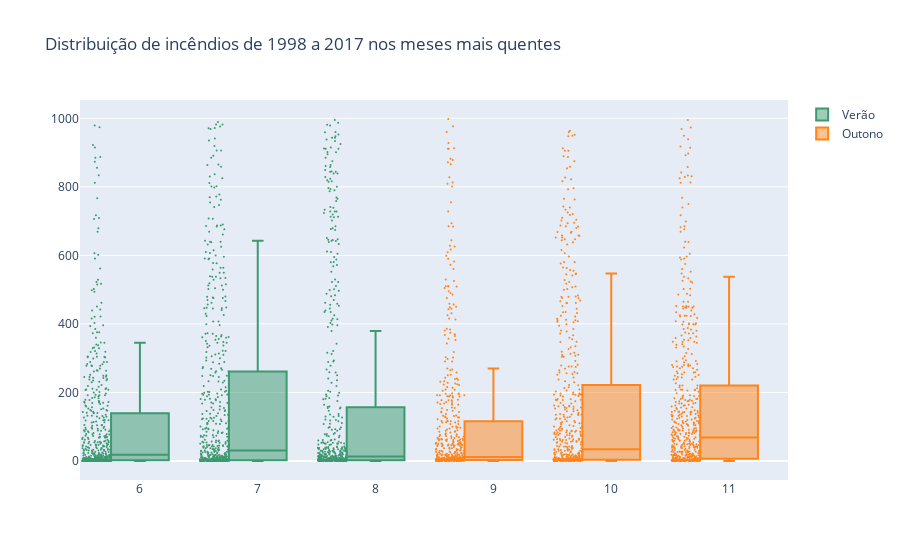

The notebook cell saved with this chart:
### Code cell
#according to different sources, months from June - November are the hottes in Brazil

#isolating the hottest months by season
month_array_summer=['6','7','8']
month_array_fall=['9','10','11']
#leaving data only for hottest months
box_plot_df_summer=forest.loc[forest['month'].isin(month_array_summer)]
box_plot_df_fall=forest.loc[forest['month'].isin(month_array_fall)]
#visualizing reports
box_plot=go.Figure()

box_plot.add_trace(go.Box(y=box_plot_df_summer.number, x=box_plot_df_summer.month,
                          name='Verão', marker_color='#3D9970',
                          boxpoints='all', jitter=0.5, whiskerwidth=0.2,
                          marker_size=2,line_width=2))
box_plot.add_trace(go.Box(y=box_plot_df_fall.number, x=box_plot_df_fall.month,
                         name='Outono', marker_color='#FF851B',
                         boxpoints='all', jitter=0.5, whiskerwidth=0.2,
                          marker_size=2,line_width=2))

box_plot.update_layout(
        title_text = 'Distribuição de incêndios de 1998 a 2017 nos meses mais quentes')
box_plot.show()

### Figure 1 — Plotly figure (JSON) as saved in the notebook; plotly's stock layout.template omitted (floating-point values rounded to 4 significant figures; data arrays with more than 128 entries replaced by an {"elided": "..."} marker saying what was removed)
{"data": [{"boxpoints": "all", "jitter": 0.5, "line": {"width": 2}, "marker": {"color": "#3D9970", "size": 2}, "name": "Verão", "type": "box", "whiskerwidth": 0.2, "x": {"elided": "1620 int values"}, "y": {"elided": "1620 float values"}}, {"boxpoints": "all", "jitter": 0.5, "line": {"width": 2}, "marker": {"color": "#FF851B", "size": 2}, "name": "Outono", "type": "box", "whiskerwidth": 0.2, "x": {"elided": "1620 int values"}, "y": {"elided": "1620 float values"}}], "layout": {"title": {"text": "Distribuição de incêndios de 1998 a 2017 nos meses mais quentes"}}}
